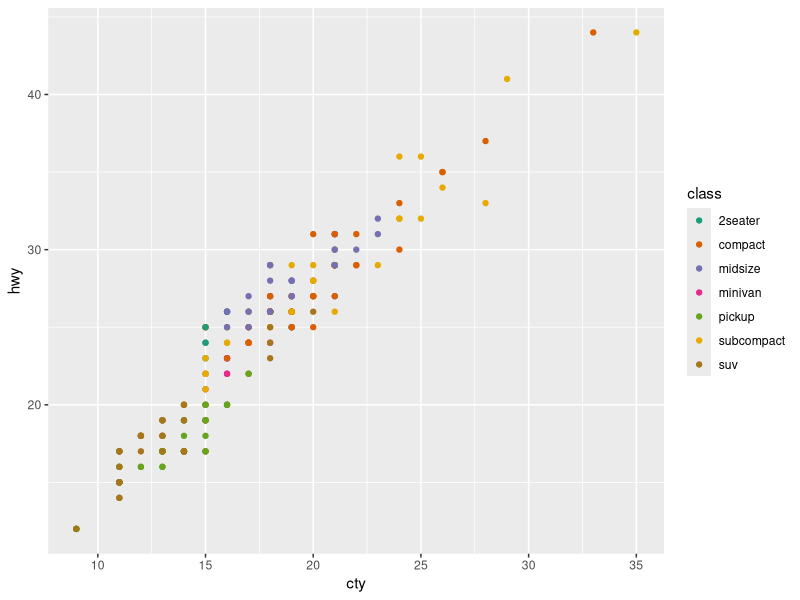

Here is the R script that generated this plot:
## ---- chunk 1
knitr::opts_chunk$set(echo = TRUE)
library(tidyverse)
## ---- chunk 2
glimpse(mpg)
## ---- chunk 3
ggplot(mpg, aes(x =cty,
                y = hwy,
                color = class))+
  geom_point()+
  scale_color_brewer(palette = "Dark2")
